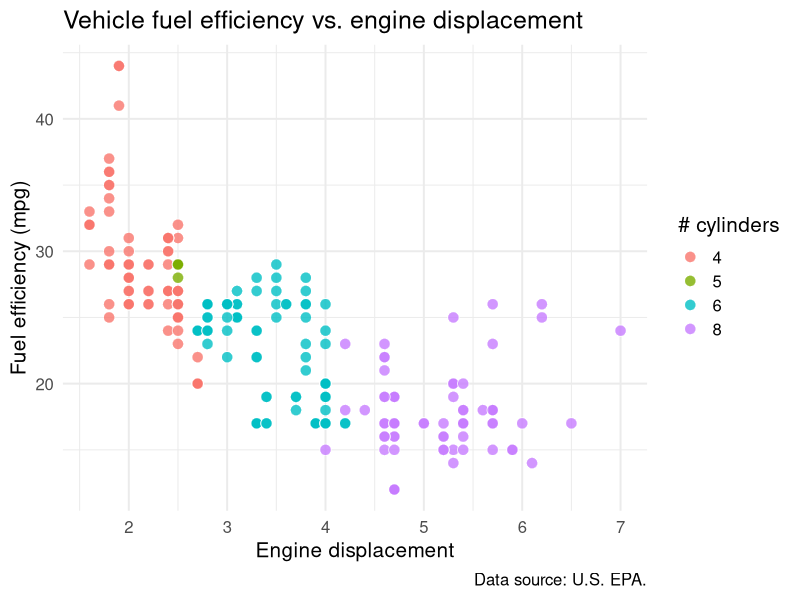

The R source for this figure: (Note: this script raises an error after producing the figure.)
# library(gglabelr)
library(ggplot2)

# Make plot
p <- ggplot(mpg, aes(x = displ, y = hwy)) +
    geom_point(aes(fill = as.factor(cyl)),
               color = 'white', alpha = 0.8,
               size = 3.5, shape = 21) + 
    theme_minimal(base_size = 15) +
    labs(x = "Engine displacement",
         y = "Fuel efficiency (mpg)",
         fill = '# cylinders',
         title = "Vehicle fuel efficiency vs. engine displacement",
         caption = "Data source: U.S. EPA.")

# Interactively annotate the plot
gglabelr(p)
